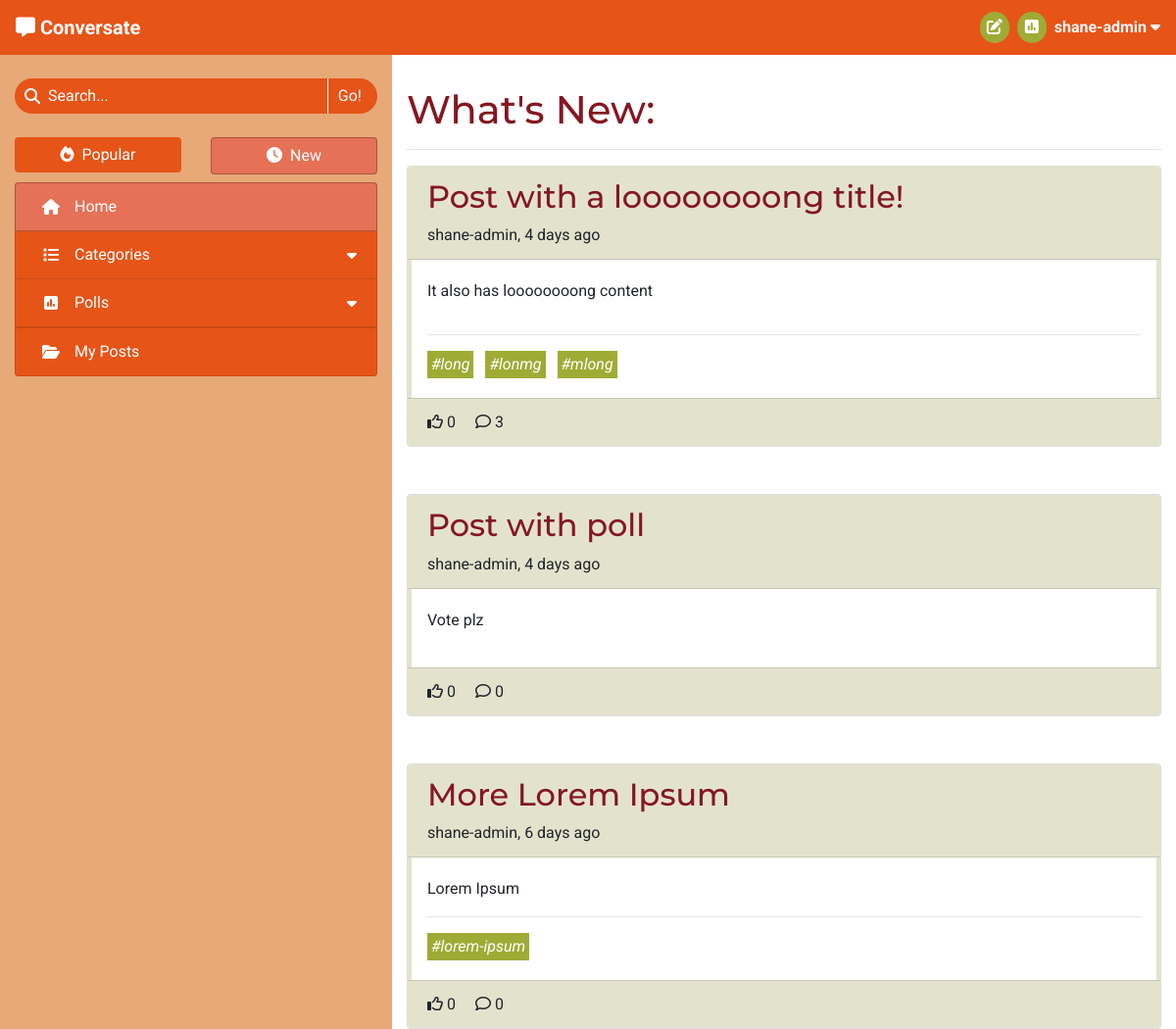
Page / (signed in, upper part) on the earlier database version.
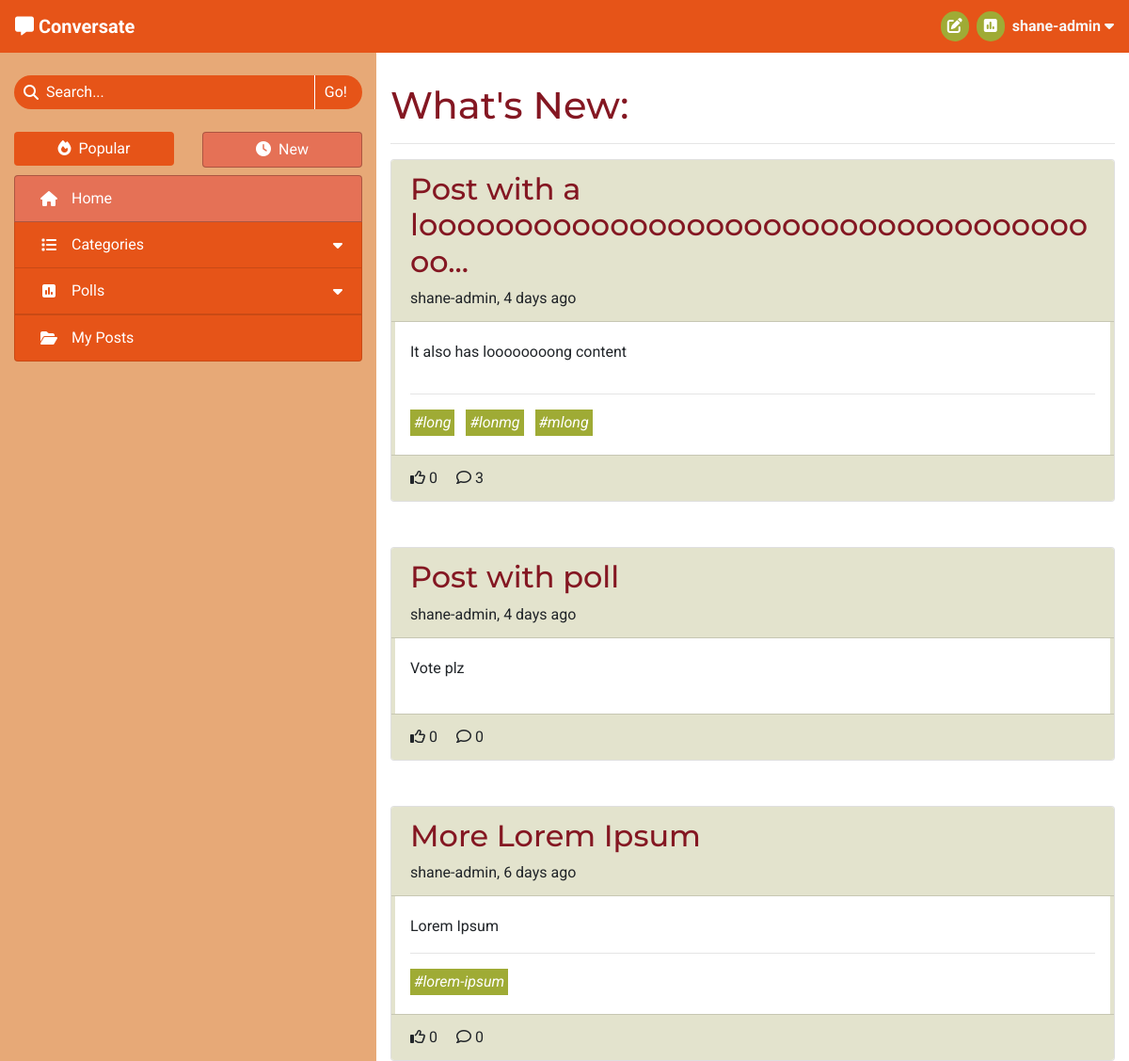
Same page on the later database version.
### forum/models.py (models this page shows, shortened)
class Post(models.Model):
    title = models.CharField(max_length=100)
    slug = models.SlugField(max_length=100, unique=True)
    category = models.ForeignKey(Category, on_delete=models.CASCADE,
                                 related_name='tagged_posts')
    image = CloudinaryField('image', blank=True)
    image_position = models.IntegerField(blank=True, null=True)
    posted_by = models.ForeignKey(User, on_delete=models.CASCADE,
                                  related_name='added_posts')
    posted_on = models.DateTimeField(auto_now_add=True)
    content = models.TextField()
    tags = models.CharField(max_length=200, blank=True)
    edited = models.BooleanField(default=False)
    likes = models.ManyToManyField(User, related_name='post_likes', blank=True)
    class Meta:
        ordering = ['-posted_on']
    def title_preview(self):
        if len(self.title) > 50:
            return f'{self.title[:50]}...'
        return self.title
    def number_of_likes(self):
        return self.likes.count()
    def number_of_comments(self):
        return self.comments.count()
    def tag_list(self):
        tags_separate = self.tags.split('#')
        tags_separate.pop(0)
        return tags_separate
    def time_elapsed(self):
        return get_time_elapsed(self.posted_on)

### forum/views.py (the view)
# urls.py: path('', views.ListPosts.as_view(), name='home'),
class ListPosts(View):
    def get(self, request):
        if not request.user.is_authenticated:
            return redirect('/accounts/login')
        posts = Post.objects.all()
        context = get_post_list_context(request, posts)
        user_profile = get_profile(request.user)
        if user_profile.sort_by_new:
            context['heading'] = "What's New"
        else:
            context['heading'] = "What's Popular"
        context['selected_tab'] = 'Home'
        return render(
            request,
            'post_list.html',
            context,
        )

### forum/core/categories.py (called while the page is built)
def get_top_categories(limit=CATEGORY_COLLAPSIBLE_LIMIT):
    categories = list(Category.objects
                      .annotate(num_posts=Count('tagged_posts'))
                      .filter(num_posts__gt=0)
                      .order_by('-num_posts'))
    num_categories = len(categories)
    category_none = Category.objects.get(slug='none')
    if category_none in categories:
        categories.remove(category_none)
    return {
        'num_categories': num_categories,
        'top_categories': categories[:limit],
        'has_more_categories': (len(categories) > limit)
    }

### forum/core/content.py (called while the page is built)
def get_base_context(request):
    context = get_top_categories()
    context['disable_sort'] = True
    return context

def get_post_list_context(request, post_list):
    context = get_base_context(request)
    user_profile = get_profile(request.user)
    sort_by_new = user_profile.sort_by_new
    posts_sorted = sort_posts(post_list, sort_by_new)
    context.update(get_paginated_items(request, posts_sorted, POSTS_PER_PAGE))
    context['disable_sort'] = False
    return context

### forum/models.py (called while the page is built)
    def __str__(self):
        return self.name

    def number_of_posts(self):
        return self.tagged_posts.count()

### templates/post_list.html (shortened to what this page needs)
{% extends "base.html" %}
{% block content %}
<h1>{{ heading }}:</h1>
<hr>
{% if item_list %}
    <div id="list-of-posts" class="after-load">
        {% for post in item_list %}
            <div class="post card mb-5">
                <div class="card-header">
                    <div class="post-title">
                        <a href="{% url 'view_post' post.slug %}" class="anchor-no-style">
                            <h2 class="align-middle word-break">{{ post.title_preview }}</h2>
                        </a>
                    </div>
                    <div>
                        <span>{{ post.posted_by }}, {{ post.time_elapsed }}</span>
                    </div>
                </div>
                <div class="card-body post-list-body">
                    <div class="post-list-body-inner">
                        <div class="post-preview">
                            <div class="post-preview-inner word-break">{{ post.content|safe }}</div>
                            <a class="post-anchor-overlay" href="{% url 'view_post' post.slug %}"></a>
                        </div>
                        {% if post.tags %}
                            <div>
                                <hr>
                                {% for tag in post.tag_list %}
                                    <a class="tag-list-item mr-2 anchor-no-style" href="{% url 'search_tag' tag %}">
                                        <em class="word-break">#{{ tag }}</em>
                                    </a>
                                {% endfor %}
                            </div>
                        {% endif %}
                    </div>
                </div>
                <div class="card-footer">
                    {% if user in post.likes.all %}
                        <i class="fa-solid fa-thumbs-up"></i>
                    {% else %}
                        <i class="fa-regular fa-thumbs-up"></i>
                    {% endif %}
                    {{ post.number_of_likes }}
                    <i class="fa-regular fa-comment pl-3"></i>
                    {{ post.number_of_comments }}
                </div>
            </div>
        {% endfor %}
    </div>
{% endif %}
{% endblock content %}

Differences in the rows shown:
changed Post "It also has loooooooong content": title_preview "Post with a loooooooong title!" → "Post with a looooooooooooooooooooooooooooooooooooo..."
